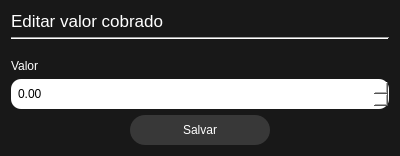
<?xml version="1.0" encoding="UTF-8"?>
<ui version="4.0">
 <class>Dialog</class>
 <widget class="QDialog" name="Dialog">
  <property name="geometry">
   <rect>
    <x>0</x>
    <y>0</y>
    <width>400</width>
    <height>156</height>
   </rect>
  </property>
  <property name="windowTitle">
   <string>Dialog</string>
  </property>
  <property name="styleSheet">
   <string notr="true">QDialog {
background-color: rgb(24, 24, 24);

}</string>
  </property>
  <layout class="QVBoxLayout" name="verticalLayout_3">
   <item>
    <layout class="QVBoxLayout" name="verticalLayout">
     <item>
      <widget class="QLabel" name="label">
       <property name="font">
        <font>
         <pointsize>13</pointsize>
        </font>
       </property>
       <property name="styleSheet">
        <string notr="true">color: rgb(255, 255, 255);</string>
       </property>
       <property name="text">
        <string>Editar valor cobrado</string>
       </property>
      </widget>
     </item>
     <item>
      <widget class="Line" name="line">
       <property name="orientation">
        <enum>Qt::Orientation::Horizontal</enum>
       </property>
      </widget>
     </item>
     <item>
      <spacer name="verticalSpacer">
       <property name="orientation">
        <enum>Qt::Orientation::Vertical</enum>
       </property>
       <property name="sizeHint" stdset="0">
        <size>
         <width>20</width>
         <height>40</height>
        </size>
       </property>
      </spacer>
     </item>
    </layout>
   </item>
   <item>
    <layout class="QVBoxLayout" name="verticalLayout_2">
     <item>
      <widget class="QLabel" name="label_2">
       <property name="styleSheet">
        <string notr="true">color: rgb(255, 255, 255);</string>
       </property>
       <property name="text">
        <string>Valor</string>
       </property>
      </widget>
     </item>
     <item>
      <widget class="QDoubleSpinBox" name="doubleSpinBox">
       <property name="minimumSize">
        <size>
         <width>0</width>
         <height>30</height>
        </size>
       </property>
       <property name="styleSheet">
        <string notr="true">QDoubleSpinBox{
	background:  rgb(255, 255, 255);
	border-radius: 10px;
	padding: 5px;
}
</string>
       </property>
      </widget>
     </item>
    </layout>
   </item>
   <item>
    <layout class="QHBoxLayout" name="horizontalLayout">
     <item>
      <spacer name="horizontalSpacer_2">
       <property name="orientation">
        <enum>Qt::Orientation::Horizontal</enum>
       </property>
       <property name="sizeHint" stdset="0">
        <size>
         <width>40</width>
         <height>20</height>
        </size>
       </property>
      </spacer>
     </item>
     <item>
      <widget class="QPushButton" name="pushButton">
       <property name="minimumSize">
        <size>
         <width>140</width>
         <height>30</height>
        </size>
       </property>
       <property name="styleSheet">
        <string notr="true">QPushButton {
                            background: #383838;
                            color: white;
                            border-radius: 15px;
                            }

                            QPushButton:hover {
                            background-color: #303030;
                            color: white;
                            }

                            QPushButton:disabled{
                            background-color: rgb(222, 222, 222);
                            }</string>
       </property>
       <property name="text">
        <string>Salvar</string>
       </property>
      </widget>
     </item>
     <item>
      <spacer name="horizontalSpacer">
       <property name="orientation">
        <enum>Qt::Orientation::Horizontal</enum>
       </property>
       <property name="sizeHint" stdset="0">
        <size>
         <width>40</width>
         <height>20</height>
        </size>
       </property>
      </spacer>
     </item>
    </layout>
   </item>
  </layout>
 </widget>
 <resources/>
 <connections/>
</ui>
